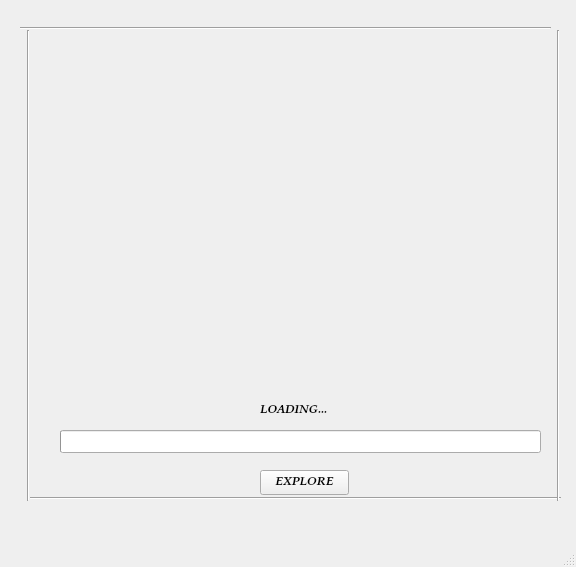
<?xml version="1.0" encoding="UTF-8"?>
<ui version="4.0">
 <class>MainWindow</class>
 <widget class="QMainWindow" name="MainWindow">
  <property name="geometry">
   <rect>
    <x>0</x>
    <y>0</y>
    <width>576</width>
    <height>567</height>
   </rect>
  </property>
  <property name="font">
   <font>
    <family>URW Palladio L</family>
    <weight>75</weight>
    <italic>true</italic>
    <bold>true</bold>
   </font>
  </property>
  <property name="mouseTracking">
   <bool>true</bool>
  </property>
  <property name="windowTitle">
   <string>MEEKHA</string>
  </property>
  <property name="windowIcon">
   <iconset>
    <normaloff>../../Desktop/mikha./eye_PNG35677.png</normaloff>../../Desktop/mikha./eye_PNG35677.png</iconset>
  </property>
  <property name="toolTip">
   <string>MEEKHA</string>
  </property>
  <property name="statusTip">
   <string/>
  </property>
  <property name="layoutDirection">
   <enum>Qt::LeftToRight</enum>
  </property>
  <property name="autoFillBackground">
   <bool>false</bool>
  </property>
  <widget class="QWidget" name="centralwidget">
   <widget class="QLabel" name="label">
    <property name="geometry">
     <rect>
      <x>40</x>
      <y>40</y>
      <width>501</width>
      <height>321</height>
     </rect>
    </property>
    <property name="text">
     <string/>
    </property>
    <property name="pixmap">
     <pixmap>../../Desktop/mikha./eye_PNG35677.png</pixmap>
    </property>
    <property name="openExternalLinks">
     <bool>false</bool>
    </property>
   </widget>
   <widget class="QProgressBar" name="progressBar">
    <property name="geometry">
     <rect>
      <x>60</x>
      <y>430</y>
      <width>481</width>
      <height>23</height>
     </rect>
    </property>
    <property name="value">
     <number>0</number>
    </property>
    <property name="textVisible">
     <bool>false</bool>
    </property>
   </widget>
   <widget class="QLabel" name="label_2">
    <property name="geometry">
     <rect>
      <x>260</x>
      <y>400</y>
      <width>81</width>
      <height>20</height>
     </rect>
    </property>
    <property name="text">
     <string>LOADING...</string>
    </property>
   </widget>
   <widget class="Line" name="line">
    <property name="geometry">
     <rect>
      <x>20</x>
      <y>20</y>
      <width>531</width>
      <height>16</height>
     </rect>
    </property>
    <property name="orientation">
     <enum>Qt::Horizontal</enum>
    </property>
   </widget>
   <widget class="Line" name="line_2">
    <property name="geometry">
     <rect>
      <x>20</x>
      <y>30</y>
      <width>16</width>
      <height>471</height>
     </rect>
    </property>
    <property name="orientation">
     <enum>Qt::Vertical</enum>
    </property>
   </widget>
   <widget class="Line" name="line_3">
    <property name="geometry">
     <rect>
      <x>30</x>
      <y>490</y>
      <width>531</width>
      <height>16</height>
     </rect>
    </property>
    <property name="orientation">
     <enum>Qt::Horizontal</enum>
    </property>
   </widget>
   <widget class="Line" name="line_4">
    <property name="geometry">
     <rect>
      <x>550</x>
      <y>30</y>
      <width>16</width>
      <height>471</height>
     </rect>
    </property>
    <property name="orientation">
     <enum>Qt::Vertical</enum>
    </property>
   </widget>
   <widget class="QPushButton" name="pushButton">
    <property name="geometry">
     <rect>
      <x>260</x>
      <y>470</y>
      <width>89</width>
      <height>25</height>
     </rect>
    </property>
    <property name="text">
     <string>EXPLORE</string>
    </property>
   </widget>
  </widget>
  <widget class="QMenuBar" name="menubar">
   <property name="geometry">
    <rect>
     <x>0</x>
     <y>0</y>
     <width>576</width>
     <height>25</height>
    </rect>
   </property>
  </widget>
  <widget class="QStatusBar" name="statusbar"/>
 </widget>
 <resources/>
 <connections/>
</ui>
